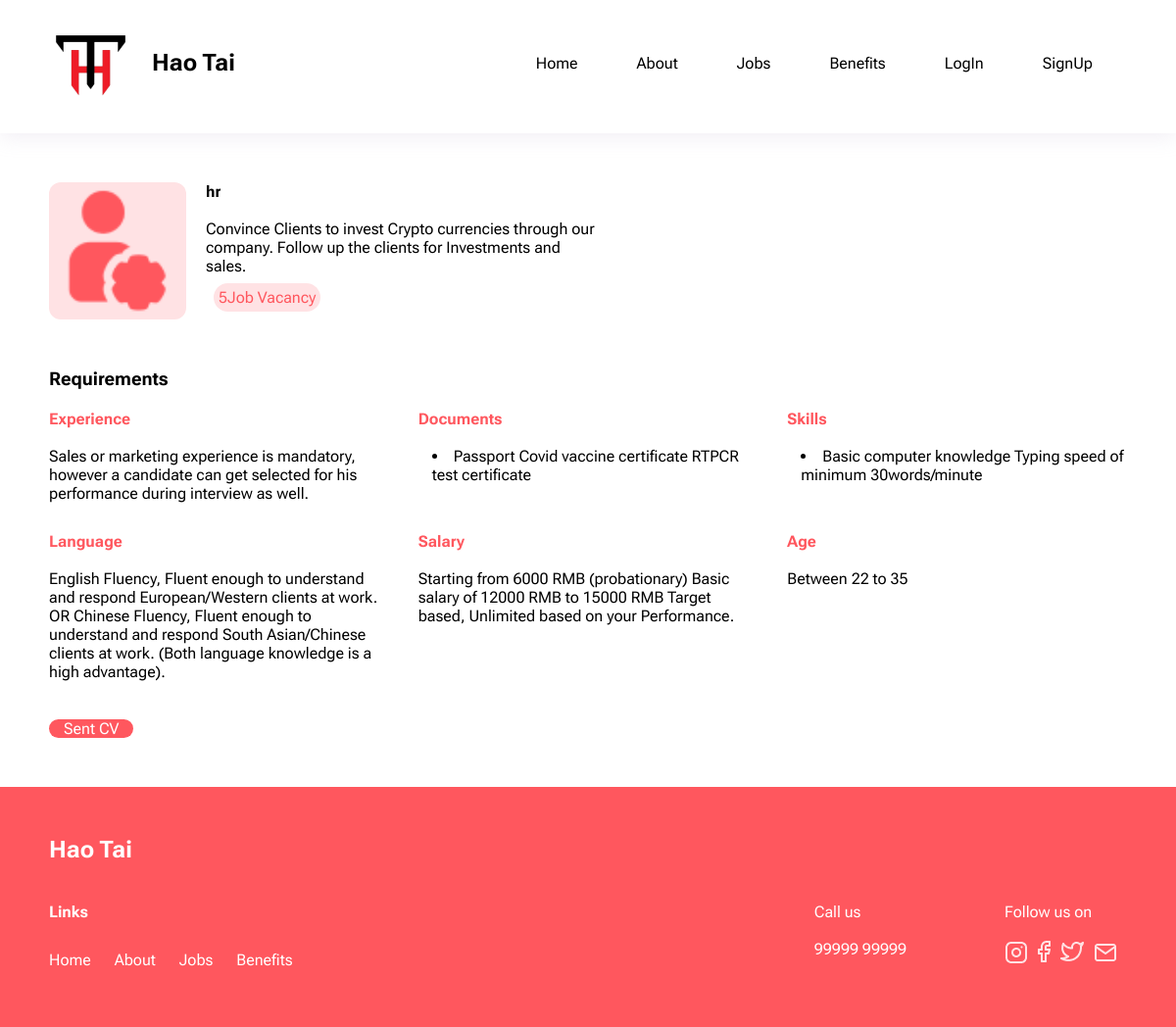
The page /jobsingle/3 on the database its author committed.
### web/models.py (models this page shows, shortened)
class jobdescrip(models.Model):
    title = models.CharField(max_length = 200)
    description = models.TextField()
    no_of_vacancy = models.IntegerField()
    image = models.ImageField()
    experience = models.TextField()
    documents = models.TextField()
    skill = models.TextField()
    language  = models.TextField()
    salary = models.TextField()
    age = models.TextField()
    Category = models.ForeignKey('categories', on_delete=models.CASCADE)

### web/views.py (the view)
def jobsingle(request,id):
    jobdes = jobdescrip.objects.get(id=id)
    context = {'jobdes':jobdes}
    return render(request,'jobsingle.html',context)

### templates/jobsingle.html (shortened to what this page needs)
        {%extends 'base.html'%}
        {%load static%}
        {%block style%}
    <link rel="stylesheet" href="{% static  'stylelast.css'%}">
    {%endblock%}
    {%block content%}
    <section class="crypto">
        <div class="currency">
            <img src="{{jobdes.image.url}}" alt="">
        </div>
        <div class="note">
            <div>
                <b>{{jobdes.title}}</b><br><br>
                <p>{{jobdes.description}}</p>
            </div>
            <div class="vacancy">{{jobdes.no_of_vacancy }}Job Vacancy</div>
        </div>
    </section>
    <section class="requirements">
        <h3>Requirements</h3>
        <div class="conditions">
            <div class="exp">
                <h4>Experience</h4><br>
                <p>{{jobdes.experience }}</p>
            </div>
            <div class="exp">
                <ul><h4>Documents</h4></ul><br>
                <li>{{jobdes.documents }}</li>
            </div>
            <div class="exp">
                <ul><h4>Skills</h4></ul><br>
                <li>{{jobdes.skill }}</li>
            </div>
            <div class="exp">
                <h4>Language</h4><br>
                <p>{{jobdes.language }}.</p><br>
            </div>
            <div class="exp">
                <h4>Salary</h4><br>
                <p>{{jobdes.salary }}</p>
            </div>
            <div class="exp">
                <h4>Age</h4><br>
                <p>{{jobdes.age }}</p>
            </div>
        </div>
        <div class="cv"><a href="">Sent CV</a></div>
    </section>
    {%endblock%}

### static/stylelast.css (style rules this page uses)
* { padding: 0; margin: 0; }
body { background-color: white; font-family: 'Open Sans', sans-serif; font-family: 'Roboto Flex', sans-serif; }
a { text-decoration: none; color: black; }
.crypto { display: flex; gap: 20px; margin: 50px; }
.crypto img { width: 140px; }
.crypto p { max-width : 400px; }
.currency { background-color: #FFE2E4; border-radius: 12px; height: 140px; }
.vacancy { background-color: #FFE2E4; border-radius: 15px; padding: 5px; width: fit-content; margin: 8px; color: #FF575E; }
.requirements { margin: 50px; }
.requirements h3 { padding-bottom: 20px; }
.conditions { display: grid; grid-template-columns: repeat(6,1fr); gap: 30px; }
.exp { grid-column: span 2; }
.exp h4 { color: #FF575E; }
.exp li { margin-left: 14px; }
.cv { background-color: #FF575E; border-radius: 15px; margin-top: 20px; margin-bottom: 20px; width: fit-content; }
.cv a { color: white; margin: 15px; }

### rows shown on the page
jobdescrip: image (picture), title "hr", description "Convince Clients to invest Crypto currencies through our company. Follow up the clients for Investments and sales.", no_of_vacancy "5", experience "Sales or marketing experience is mandatory, however a candidate can get selected for his performance during interview as well.", documents "Passport Covid vaccine certificate RTPCR test certificate", skill "Basic computer knowledge Typing speed of minimum 30words/minute", language "English Fluency, Fluent enough to understand and respond European/Western clients at work. OR Chinese Fluency, Fluent enough to understand and respond South Asian/Chinese clients at work. (Both language knowledge is a high advantage)", salary "Starting from 6000 RMB (probationary) Basic salary of 12000 RMB to 15000 RMB Target based, Unlimited based on your Performance.", age "Between 22 to 35"
